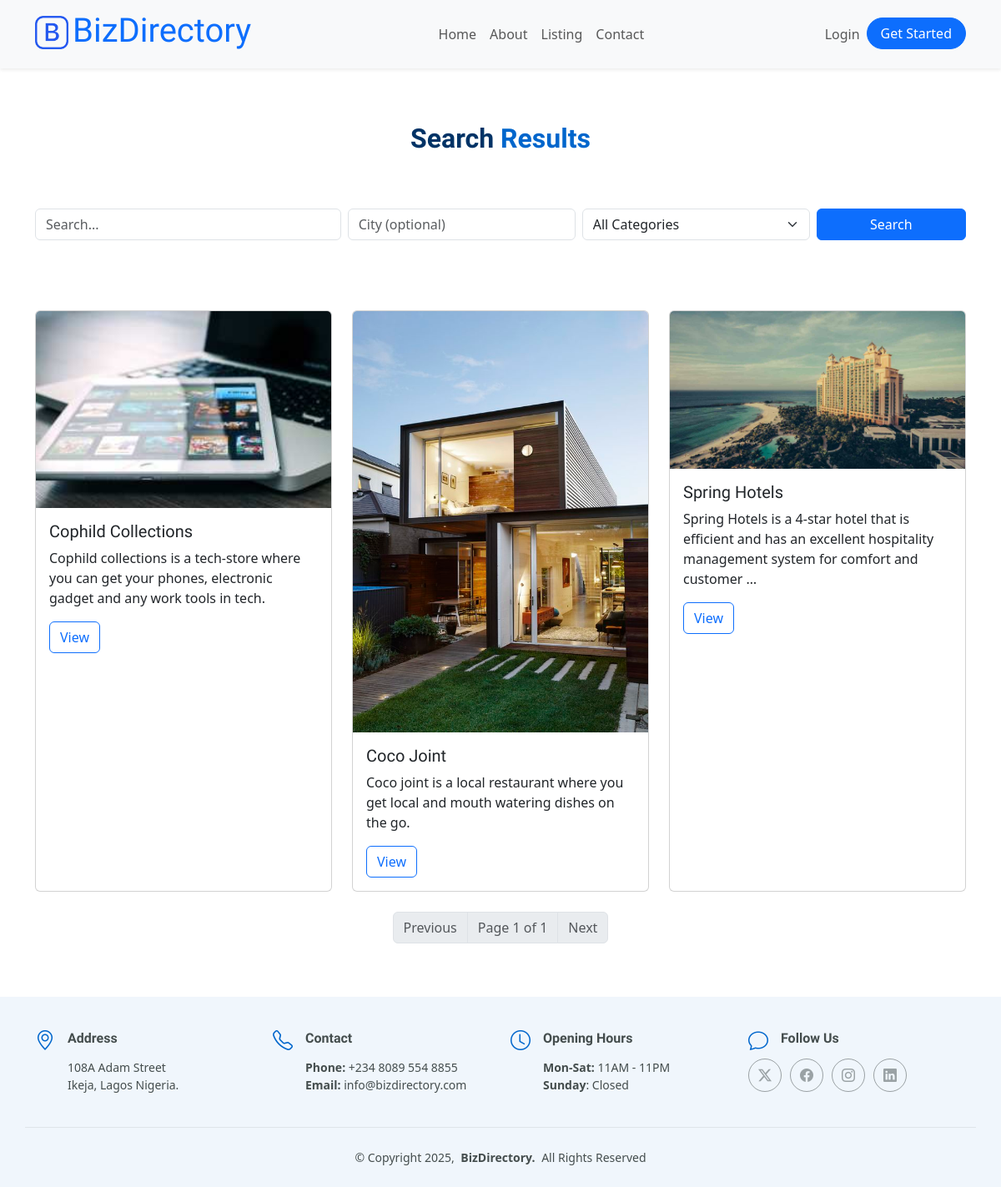
The app's page /bizDir/search/ with its own data.
### bizDir/models.py (models this page shows, shortened)
class Business(models.Model):
    STATUS_CHOICES = [
        ('active', 'Active'),
        ('pending', 'Pending'),
        ('inactive', 'Inactive'),
    ]
    name = models.CharField(max_length=200)
    slug = models.SlugField(unique=True, blank=True) # Added this part
    owner = models.ForeignKey(User, on_delete=models.CASCADE, related_name='owned_businesses')
    description = models.TextField()
    address = models.CharField(max_length=255)
    city = models.CharField(max_length=100)
    state = models.CharField(max_length=100)
    country = models.CharField(max_length=100, default='Nigeria')
    phone = models.CharField(max_length=20)
    email = models.EmailField()
    website = models.URLField(blank=True)
    categories = models.ManyToManyField(BusinessCategory, related_name='businesses')
    featured = models.BooleanField(default=False)
    promoted_until = models.DateField(null=True, blank=True) # Added this part
    established_date = models.DateField(null=True, blank=True)
    logo = models.ImageField(upload_to='business_logos/', null=True, blank=True)
    is_active = models.BooleanField(default=True) # Added this part
    views = models.PositiveBigIntegerField(default=0) # Added this part
    status = models.CharField(max_length=10, choices=STATUS_CHOICES, default='pending')

### bizDir/views.py (the view)
# urls.py: path('search/', searchView, name='search'),
def searchView(request: HttpRequest):
    query = request.GET.get("q", "")
    city = request.GET.get("city", "")
    category_id = request.GET.get("category", "")
    businesses = Business.objects.filter(is_active=True).prefetch_related("categories")
    if query:
        businesses = businesses.filter(Q(name__icontains=query) | Q(description__icontains=query))
    if city:
        businesses = businesses.filter(city__icontains=city)
    selected_category = None
    if category_id.isdigit():
        selected_category = get_object_or_404(BusinessCategory, id=category_id)
        businesses = businesses.filter(categories=selected_category)
    paginator = Paginator(businesses.distinct(), 6)
    page_number = request.GET.get("page")
    page_obj = paginator.get_page(page_number)
    context = {
        "page_obj": page_obj,
        "query": query,
        "city": city,
        "selected_category": selected_category,
        "categories": BusinessCategory.objects.all()
    }
    return render(request, "user/search.html", context)

### bizDir/templates/user/search.html (shortened to what this page needs)
{% extends "base.html" %}
{% load static %}
{% block content %}
<div class="container py-5">
    <section id="" class="section">
    <div class="container section-title" data-aos="fade-up">
        <div><span>Search</span> <span class="description-title">Results</span></div>
    </div>
    <form method="get" action="{% url 'search' %}" class="row g-2 mb-4 justify-content-center">
        <div class="col-md-4">
            <input type="text" name="q" value="{{ query }}" class="form-control" placeholder="Search...">
        </div>
        <div class="col-md-3">
            <input type="text" name="city" value="{{ city }}" class="form-control" placeholder="City (optional)">
        </div>
        <div class="col-md-3">
            <select name="category" class="form-select">
                <option value="">All Categories</option>
            </select>
        </div>
        <div class="col-md-2 d-grid">
            <button type="submit" class="btn btn-primary">Search</button>
        </div>
    </form>
    </section>
    {% if page_obj %}
    <div class="row row-cols-1 row-cols-md-3 g-4">
        {% for business in page_obj %}
        <div class="col">
            <div class="card h-100">
                {% if business.logo %}
                    <img src="{{ business.logo.url }}" class="card-img-top" alt="{{ business.name }}">
                {% endif %}
                <div class="card-body">
                    <h5 class="card-title">{{ business.name }}</h5>
                    <p class="card-text">{{ business.description|truncatewords:20 }}</p>
                    <a href="{% url 'business_detail' business.id %}" class="btn btn-outline-primary">View</a>
                </div>
            </div>
        </div>
        {% endfor %}
    </div>
    <nav class="mt-4">
        <ul class="pagination justify-content-center">
            {% if page_obj.has_previous %}
                <li class="page-item">
                    <a class="page-link" href="?{% if query %}q={{ query }}&{% endif %}{% if city %}city={{ city }}&{% endif %}{% if selected_category %}category={{ selected_category.id }}&{% endif %}page={{ page_obj.previous_page_number }}">Previous</a>
                </li>
            {% else %}
                <li class="page-item disabled"><span class="page-link">Previous</span></li>
            {% endif %}
            <li class="page-item disabled"><span class="page-link">Page {{ page_obj.number }} of {{ page_obj.paginator.num_pages }}</span></li>
            {% if page_obj.has_next %}
                <li class="page-item">
                    <a class="page-link" href="?{% if query %}q={{ query }}&{% endif %}{% if city %}city={{ city }}&{% endif %}{% if selected_category %}category={{ selected_category.id }}&{% endif %}page={{ page_obj.next_page_number }}">Next</a>
                </li>
            {% else %}
                <li class="page-item disabled"><span class="page-link">Next</span></li>
            {% endif %}
        </ul>
    </nav>
    {% else %}
    <div class="alert alert-info text-center mt-4">
        No businesses match your search.
    </div>
    {% endif %}
</div>
{% endblock %}

### bizDir/static/assets/css/main.css (style rules this page uses)
:root { --default-font: "Roboto", system-ui, -apple-system, "Segoe UI", Roboto, "Helvetica Neue", Arial, "Noto Sans", "Liberation Sans", sans-serif, "Apple Color Emoji", "Segoe UI Emoji", "Segoe UI Symbol", "Noto Color Emoji"; --heading-font: "Raleway", sans-serif; --nav-font: "Poppins", sans-serif; }
:root { --background-color: #ffffff; --default-color: #444d4d; --heading-color: #003366; --accent-color: #0066cc; --surface-color: #ffffff; --contrast-color: #ffffff; }
:root { --nav-color: rgba(255, 255, 255, 0.7); --nav-hover-color: #ffffff; --nav-mobile-background-color: #ffffff; --nav-dropdown-background-color: #ffffff; --nav-dropdown-color: #444d4d; --nav-dropdown-hover-color: #0066cc; }
:root { scroll-behavior: smooth; }
body { color: var(--default-color); background-color: var(--background-color); font-family: var(--default-font); }
a { color: var(--accent-color); text-decoration: none; transition: 0.3s; }
h1, h2, h3, h4, h5, h6 { color: var(--heading-color); font-family: var(--heading-font); }
section, .section { color: var(--default-color); background-color: var(--background-color); padding: 60px 0; scroll-margin-top: 82px; overflow: clip; }
.section-title { text-align: center; padding-bottom: 60px; position: relative; }
.section-title div { color: var(--heading-color); margin: 10px 0 0 0; font-size: 32px; font-weight: 700; font-family: var(--heading-font); }
.section-title div .description-title { color: var(--accent-color); }

### bizDir/templates/base.html (style rules this page uses)
body { padding-top: 0; }

### records on screen
Business: logo (picture), name "Cophild Collections", description "Cophild collections is a tech-store where you can get your phones, electronic gadget and any work tools in tech."
Business: logo (picture), name "Coco Joint", description "Coco joint is a local restaurant where you get local and mouth watering dishes on the go."
Business: logo (picture), name "Spring Hotels", description "Spring Hotels is a 4-star hotel that is efficient and has an excellent hospitality management system for comfort and customer …"

### other values on screen
{{ page_obj.number }} "1"
{{ page_obj.paginator.num_pages }} "1"
